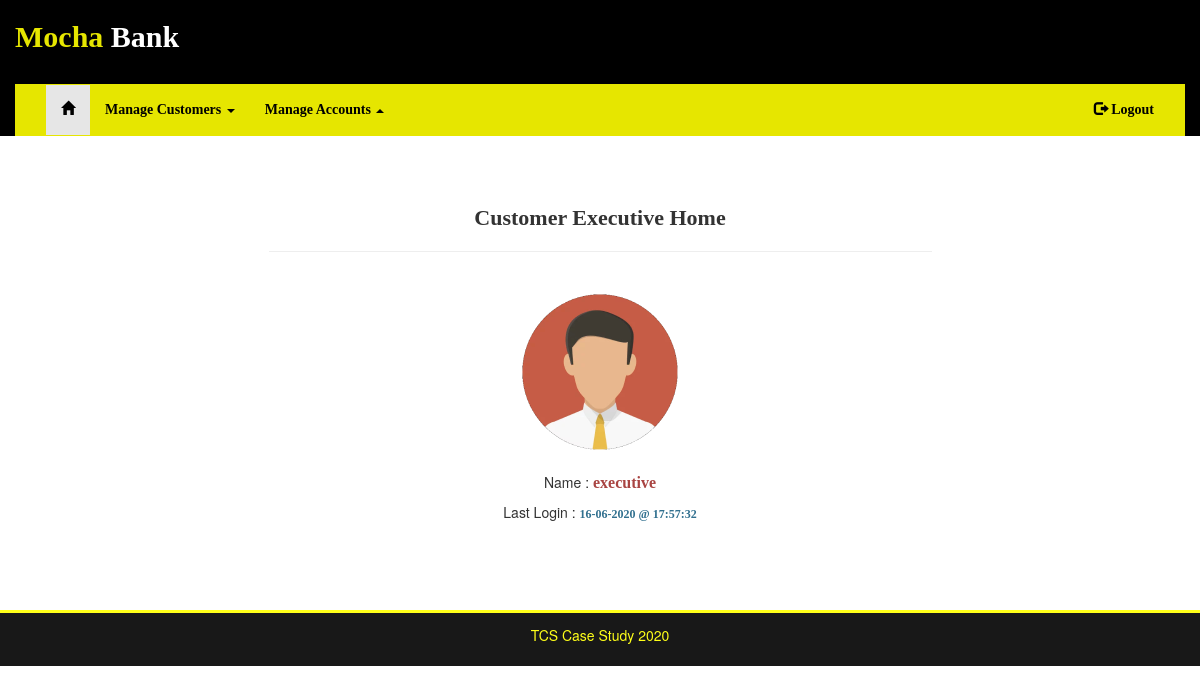
The app's page /customer (signed in), older data.
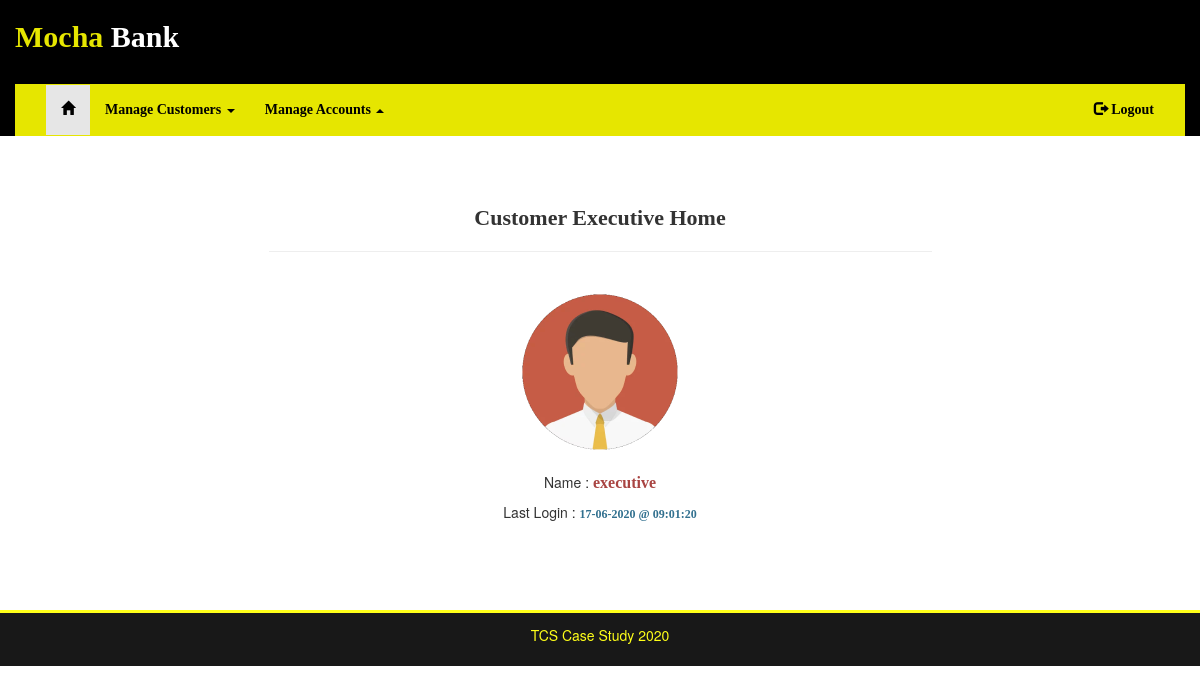
The same page, newer data.
### bank/models.py (models this page shows, shortened)
class Login(UserMixin, db.Model):
    id = db.Column(db.Integer, primary_key=True)
    uname = db.Column(db.String(20), index=False, unique=True)
    password = db.Column(db.String(128), index=False, unique=False)
    role = db.Column(db.String(20), index=False, unique=False)
    last_login = db.Column(db.DateTime, index=False, unique=False)

### bank/routes.py (the view)
@app.route('/customer')
@login_required
def customer_home():
    if current_user.role == "teller":
        return redirect(url_for('error_403')) # Access denied
    return render_template('customer_home.html', page='customer_home')

### bank/models.py (called while the page is built)
@login.user_loader
def load_user(id):
    return db.session.query(Login).filter(Login.id==int(id)).first()

### bank/templates/customer_home.html (shortened to what this page needs)
{% extends 'base.html' %}
{% block nav %}
    {% include 'includes/customer_nav.html' %}
{% endblock %}
{% block content %}
    <h4 class="text-center" style="font:bold 22px Impact">Customer Executive Home</h4>
    <hr>
    <br>
    <div class="text-center">
        <img src="{{ url_for('static', filename='images/user.png') }}" class="img-rounded" alt="User Image">
        <br>
        <br>
        <p>Name : <span class="text-danger" style="font:bold 16px Tahoma;">{{ current_user.uname }}</span style="font:bold 16px Tahoma;"></p>
        <p>Last Login : <span class="text-info" style="font:bold 12px Tahoma;">{{ current_user.last_login.strftime("%d-%m-%Y @ %H:%M:%S") }}</span style="font:bold 16px Tahoma;"></p>
    </div>
    <br>
{% endblock %}

Row changes from the older to the newer data that the page shows:
changed Login "executive": last_login "16-06-2020 @ 17:57:32" → "17-06-2020 @ 09:01:20"
